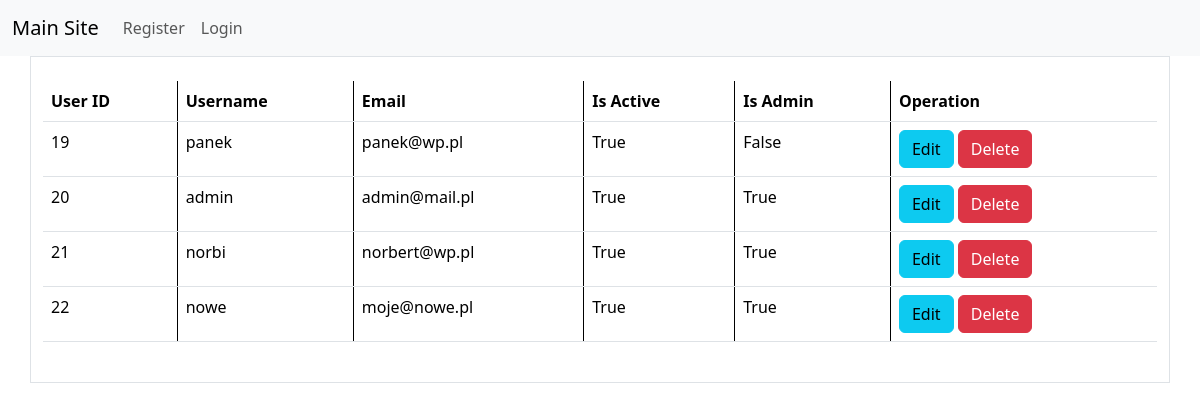
The app's page /user_list, older data.
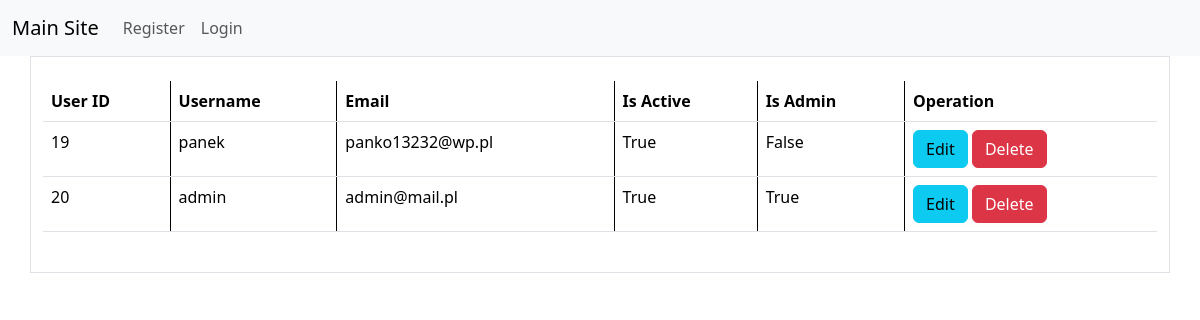
The same page, newer data.
### tables this page shows
CREATE TABLE users(id integer primary key autoincrement,
name varchar(100) not null unique,
email varchar(100) not null unique,
password text,
is_active boolean not null default 0,
is_admin boolean not null default 0);

### blueprints/user_list/user_list.py (the view)
@user_list_blueprint.route('/user_list')
def user_list():
    actual_user = UserLog(session.get('user'))
    actual_user.get_user_info()
    db = get_db()
    sql_command = """SELECT id, name, email, is_active, is_admin from users;"""
    cur = db.execute(sql_command)
    users = cur.fetchall()
    return render_template('user_list.html', users=users, active_menu='users', actual_user=actual_user)

### database_connect.py (called while the page is built)
def get_db():
    if not hasattr(g, 'sqlite_db'):
        conn = sqlite3.connect(app_info['db_file'])
        conn.row_factory = sqlite3.Row
        g.sqlite_db = conn
    return g.sqlite_db

### user_pass.py (called while the page is built)
    def get_user_info(self):
        db = get_db()
        sql_statement = 'select id, name, password, is_active, email, is_admin from users where name=?'
        cur = db.execute(sql_statement, [self.username])
        db_user = cur.fetchone()
        if db_user is None:
            self.is_active = False
            self.is_admin = False
            self.email = ''
        elif db_user['is_active'] != 1:
            self.is_active = False
            self.is_admin = False
            self.email = db_user['email']
        else:
            self.is_active = True
            self.is_admin = db_user['is_admin']
            self.email = db_user['email']

### blueprints/user_list/templates/user_list.html (shortened to what this page needs)
{% extends "base.html" %}
{% block content %}
<table class="table">
  <colgroup>
    <col style="border-right: 1px solid #000;">
    <col style="border-right: 1px solid #000;">
    <col style="border-right: 1px solid #000;">
    <col style="border-right: 1px solid #000;">
    <col style="border-right: 1px solid #000;">
    <col>
  </colgroup>
  <thead>
    <tr>
      <th scope="col">User ID</th>
      <th scope="col">Username</th>
      <th scope="col">Email</th>
      <th scope="col">Is Active</th>
      <th scope="col">Is Admin</th>
      <th scope="col">Operation</th>
    </tr>
  </thead>
  <tbody>
    {% for user in users %}
    <tr>
      <td>{{ user.id }}</td>
      <td>{{ user.name }}</td>
      <td>{{ user.email }}</td>
      <td> {% if user.is_active == 1 %}
            True
        {% else %}
            False
        {% endif %}
      </td>
      <td> {% if user.is_admin == 1 %}
                True
            {% else %}
                False
            {% endif %}
      </td>
      <td>
        <a href="{{ url_for('edit_user.edit_user', user_id=user.id) }}" role="button" class="btn btn-info">Edit</a>
        <a href="{{ url_for('delete_user.delete_user', user_id=user.id) }}" role="button" class="btn btn-danger">Delete</a>
      </td>
    </tr>
    {% endfor %}
  </tbody>
</table>
{% endblock %}

### templates/base.html (shortened to what this page needs)
<!doctype html>
<html lang="en">
  <head>
    <link href="https://cdn.jsdelivr.net/npm/bootstrap@5.3.2/dist/css/bootstrap.min.css"
          rel="stylesheet"
>
  </head>
  <body>
    {% include 'menu.html' %}
    <div class="container border py-4" >
      {% block content %} {% endblock %}
    </div>
  </body>
</html>

### templates/menu.html (shortened to what this page needs)
<nav class="navbar navbar-expand-lg bg-body-tertiary">
  <div class="container-fluid">
    <a class="navbar-brand" href="{{ url_for('index.index') }}">Main Site</a>
    <div class="collapse navbar-collapse" id="navbarSupportedContent">
      <ul class="navbar-nav me-auto mb-2 mb-lg-0">
        {% if 'user' not in session %}
        <li class="nav-item">
          <a href="{{ url_for('register.register_route') }}" class="nav-link {{ 'active' if active_menu == 'register' }}" aria-disabled="true">Register</a>
        </li>
        <li class="nav-item">
          <a href="{{ url_for('login.login') }}" class="nav-link {{ 'active' if active_menu == 'login' }}" aria-disabled="true">Login</a>
        </li>
        {% endif %}
      </ul>
    </div>
  </div>
</nav>

Row changes from the older to the newer data that the page shows:
removed users: id "21", name "norbi", email "norbert@wp.pl", is_active "True", is_admin "True"
removed users: id "22", name "nowe", email "moje@nowe.pl", is_active "True", is_admin "True"
changed users "panek": email "panek@wp.pl" → "panko13232@wp.pl"
